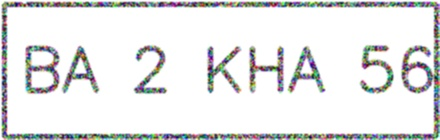
#> input picture backend/media/detections/originals/1_new_test_plate.jpg, 440 x 140 px
$ python -i license_plate_recognition.py   (imports and definitions only)
#> lines starting #> are read from the running program, lines starting #| are printed output that depends on the picture; after the words box and inside, x2 and y2 are one past the last pixel; in counts of white or black regions, pixels touching at a corner belong together
import os
import cv2
import numpy as np
import tensorflow as tf
import logging

logger = logging.getLogger(__name__)

# Check if model exists, otherwise return a function that simulates detection
MODEL_PATH = os.path.join(os.path.dirname(__file__), 'models', 'license_plate_model')

class LicensePlateRecognizer:
    def __init__(self):
        self.model = None
        try:
            # In a real implementation, this would load a pre-trained TensorFlow model
            # Since we can't include the actual model in this code generation,
            # we'll implement a simulated version
            logger.info("Initializing license plate recognition model...")
            self._initialize_model()
        except Exception as e:
            logger.error(f"Failed to load license plate model: {str(e)}")

    def _initialize_model(self):
        """
        Initialize the license plate recognition model.
        In a real implementation, this would load the TensorFlow model.
        """
        try:
            # If the model exists, load it
            if os.path.exists(MODEL_PATH):
                self.model = tf.saved_model.load(MODEL_PATH)
                logger.info("License plate model loaded successfully")
            else:
                logger.warning("License plate model not found, using simulated detection")
        except Exception as e:
            logger.error(f"Error loading license plate model: {str(e)}")

    def preprocess_image(self, image_path):
        """
        Preprocess the image for license plate detection.
        """
        try:
            img = cv2.imread(image_path)
            if img is None:
                logger.error(f"Failed to load image: {image_path}")
                return None

            # Resize to standard input size
            img = cv2.resize(img, (640, 480))

            # Convert to grayscale for better plate detection
            gray = cv2.cvtColor(img, cv2.COLOR_BGR2GRAY)

            # Apply Gaussian blur to reduce noise
            blur = cv2.GaussianBlur(gray, (5, 5), 0)

            # Apply threshold to get binary image
            _, thresh = cv2.threshold(blur, 0, 255, cv2.THRESH_BINARY + cv2.THRESH_OTSU)

            return {
                'original': img,
                'processed': thresh
            }
        except Exception as e:
            logger.error(f"Error preprocessing image: {str(e)}")
            return None

    def detect_plate_regions(self, img_dict):
        """
        Detect potential license plate regions in the image.
        """
        if img_dict is None:
            return None

        try:
            # Find contours in the binary image
            processed_img = img_dict['processed']
            contours, _ = cv2.findContours(processed_img, cv2.RETR_TREE, cv2.CHAIN_APPROX_SIMPLE)

            # Filter contours by area and shape to find potential license plates
            plate_candidates = []
            for contour in sorted(contours, key=cv2.contourArea, reverse=True)[:10]:
                x, y, w, h = cv2.boundingRect(contour)
                aspect_ratio = w / float(h)

                # Most license plates have an aspect ratio between 2 and 5
                if 1.5 <= aspect_ratio <= 5 and w > 100 and h > 20:
                    plate_region = img_dict['original'][y:y+h, x:x+w]
                    plate_candidates.append({
                        'region': plate_region,
                        'coords': (x, y, w, h)
                    })

            return plate_candidates
        except Exception as e:
            logger.error(f"Error detecting plate regions: {str(e)}")
            return None

    # [29 lines left out: function recognize_plate_text, not called in this run]

    def detect_and_recognize(self, image_path):
        """
        Main function to detect license plate and recognize its text.
        """
        try:
            # Preprocess the image
            img_dict = self.preprocess_image(image_path)
#> in preprocess_image, img is the input picture: shape (140, 440, 3); mean B, G, R 229.1, 229.3, 228.8
#> in preprocess_image, `img = cv2.resize(img, (640, 480))`:
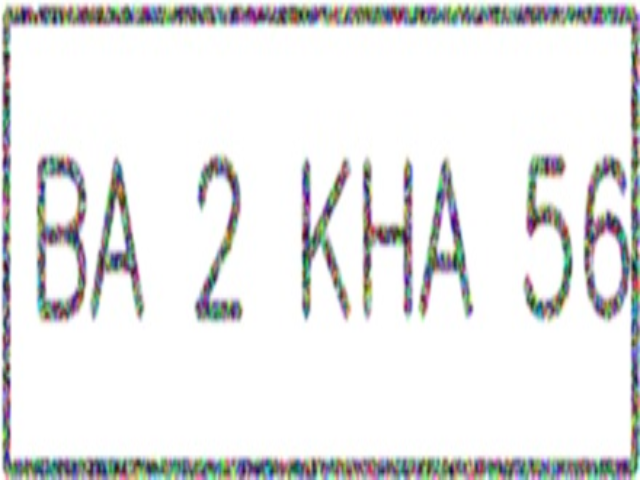
#> img: shape (480, 640, 3); mean B, G, R 229, 229.3, 228.7
#> in preprocess_image, `gray = cv2.cvtColor(img, cv2.COLOR_BGR2GRAY)`:
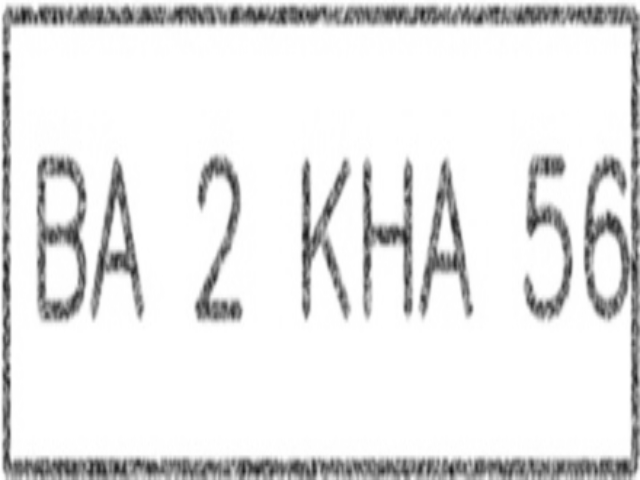
#> gray: shape (480, 640); min 17, max 255, mean 229.1
#> in preprocess_image, `_, thresh = cv2.threshold(blur, 0, 255, cv2.THRESH_BINARY + cv2.THRESH..`:
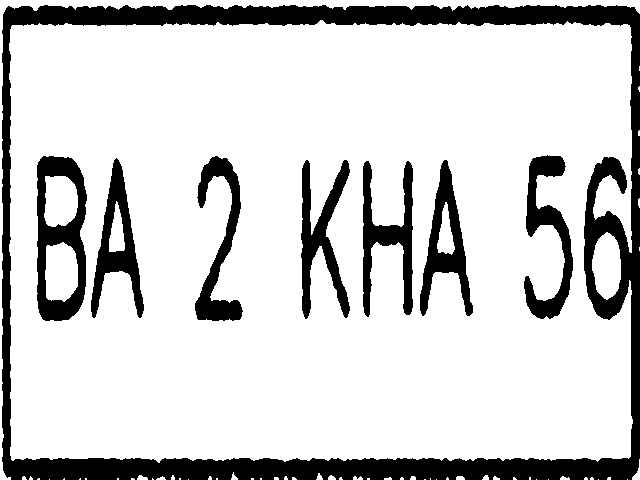
#> thresh: shape (480, 640); 81.4% white; 8 black regions
#> img_dict = 2 items
            if img_dict is None:
                return None

            # Detect potential plate regions
            plate_candidates = self.detect_plate_regions(img_dict)
#> in detect_plate_regions, `contours, _ = cv2.findContours(processed_img, cv2.RETR_TREE, cv2.CHAIN..`: contours = 69 contours, 51 with area under 20; largest, box (x1, y1, x2, y2) and area: (9, 20, 633, 463) 263553, (36, 155, 88, 322) 7580, (0, 0, 640, 480) 4368, (90, 157, 145, 319) 3741, (419, 159, 474, 317) 3709
#> the loop in detect_plate_regions, `for contour in sorted(contours, key=cv2.contourArea, reverse=True)[:10]:` made 10 passes
#> (x, y, w, h, aspect_ratio) on passes 1 to 10: (9, 20, 624, 443, 1.41), (36, 155, 52, 167, 0.311), (0, 0, 640, 480, 1.33), (90, 157, 55, 162, 0.34), (419, 159, 55, 158, 0.348), (362, 160, 52, 158, 0.329), (523, 154, 51, 166, 0.307), (300, 159, 51, 161, 0.317), (194, 155, 50, 167, 0.299), (45, 242, 33, 60, 0.55)
#> after the loop in detect_plate_regions, `for contour in sorted(contours, key=cv2.contourArea, reverse=True)[:10]:`: plate_candidates = []
#> plate_candidates = []
            if not plate_candidates:
                logger.warning(f"No license plate regions detected in {image_path}")
                return None

            # For each candidate, try to recognize text and return the best match
            best_result = None
            best_confidence = 0

            for candidate in plate_candidates:
                result = self.recognize_plate_text(candidate['region'])
                if result and result['confidence'] > best_confidence:
                    best_result = result
                    best_confidence = result['confidence']

            return best_result
        except Exception as e:
            logger.error(f"Error in license plate detection pipeline: {str(e)}")
            return None

# Initialize the recognizer
recognizer = LicensePlateRecognizer()

# [17 lines left out: function recognize_license_plate, not called in this run]

>>> result = LicensePlateRecognizer().detect_and_recognize('../media/detections/originals/1_new_test_plate.jpg')

$ run again, on backend/media/detections/originals/1_test_plate.jpg
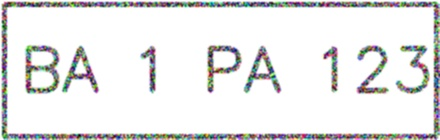
#> input picture backend/media/detections/originals/1_test_plate.jpg, 440 x 140 px
#> in preprocess_image, img is the input picture: shape (140, 440, 3); mean B, G, R 230.5, 230.8, 230.8
#> img: shape (480, 640, 3)
#> in preprocess_image, `gray = cv2.cvtColor(img, cv2.COLOR_BGR2GRAY)`:
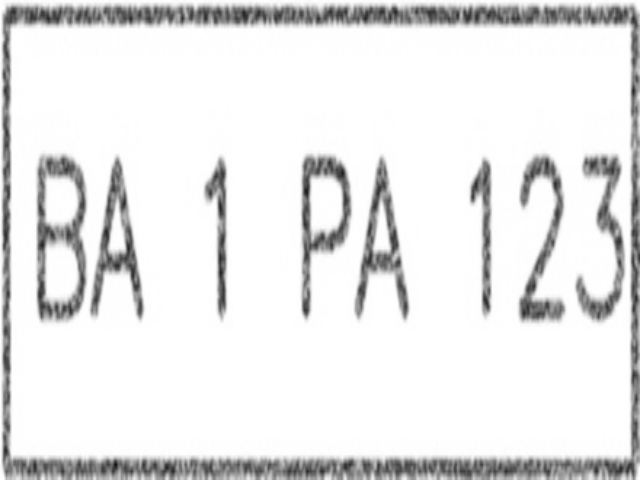
#> gray: shape (480, 640); min 13, max 255, mean 230.7
#> in preprocess_image, `_, thresh = cv2.threshold(blur, 0, 255, cv2.THRESH_BINARY + cv2.THRESH..`:
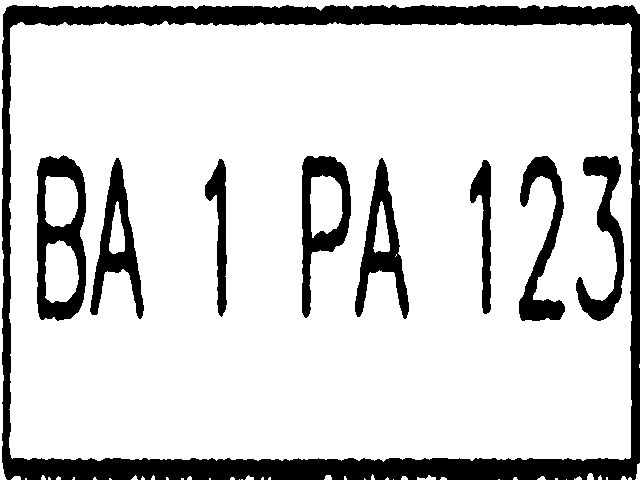
#> thresh: shape (480, 640); 82.6% white; 9 black regions
#> img_dict = 2 items
#> contours = 64 contours, 44 with area under 20; largest, box (x1, y1, x2, y2) and area: (9, 21, 633, 462) 268757, (36, 154, 87, 322) 7556, (301, 155, 352, 319) 4924, (0, 0, 640, 480) 4360, (354, 157, 410, 320) 3778
#> the loop in detect_plate_regions, `for contour in sorted(contours, key=cv2.contourArea, reverse=True)[:10]:` made 10 passes
#> (x, y, w, h, aspect_ratio) on passes 1 to 8: (9, 21, 624, 441, 1.41), (36, 154, 51, 168, 0.304), (301, 155, 51, 164, 0.311), (0, 0, 640, 480, 1.33), (354, 157, 56, 163, 0.344), (89, 157, 56, 163, 0.344), (518, 155, 48, 167, 0.287), (575, 155, 50, 167, 0.299)
#> after the loop in detect_plate_regions, `for contour in sorted(contours, key=cv2.contourArea, reverse=True)[:10]:`: plate_candidates = []
